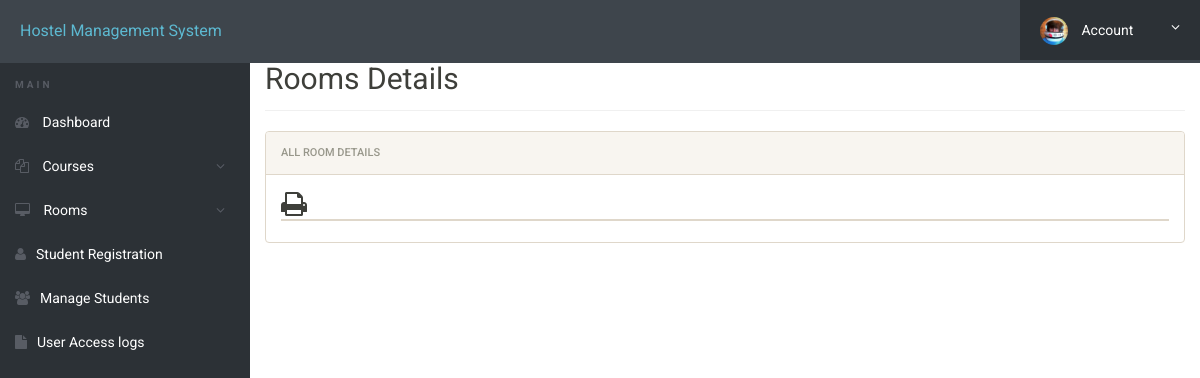
/hostel/admin/student-details.php?schoolid=10806121 (signed in), run on an earlier commit of the app's database.
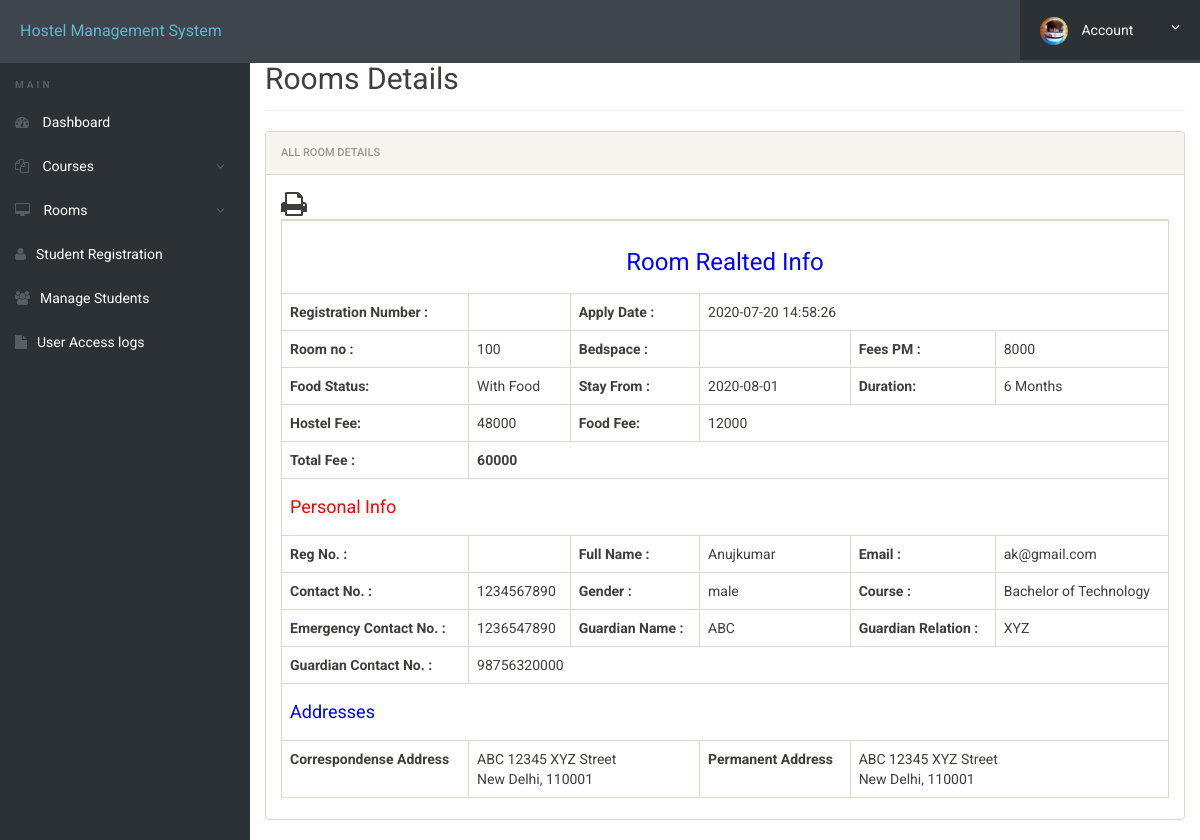
And on a later commit of the database.
### tables this page shows
CREATE TABLE `registration` (
  `id` int(11) NOT NULL,
  `roomno` int(11) DEFAULT NULL,
  `seater` int(11) DEFAULT NULL,
  `feespm` int(11) DEFAULT NULL,
  `foodstatus` int(11) DEFAULT NULL,
  `stayfrom` date DEFAULT NULL,
  `duration` int(11) DEFAULT NULL,
  `course` varchar(500) DEFAULT NULL,
  `schoolId` int(11) DEFAULT NULL,
  `firstName` varchar(500) DEFAULT NULL,
  `middleName` varchar(500) DEFAULT NULL,
  `lastName` varchar(500) DEFAULT NULL,
  `gender` varchar(250) DEFAULT NULL,
  `contactno` bigint(11) DEFAULT NULL,
  `emailid` varchar(500) DEFAULT NULL,
  `egycontactno` bigint(11) DEFAULT NULL,
  `guardianName` varchar(500) DEFAULT NULL,
  `guardianRelation` varchar(500) DEFAULT NULL,
  `guardianContactno` bigint(11) DEFAULT NULL,
  `corresAddress` varchar(500) DEFAULT NULL,
  `corresCIty` varchar(500) DEFAULT NULL,
  `corresProvince` varchar(500) DEFAULT NULL,
  `corresPincode` int(11) DEFAULT NULL,
  `pmntAddress` varchar(500) DEFAULT NULL,
  `pmntCity` varchar(500) DEFAULT NULL,
  `pmnatetProvince` varchar(500) DEFAULT NULL,
  `pmntPincode` int(11) DEFAULT NULL,
  `postingDate` timestamp NULL DEFAULT current_timestamp(),
  `updationDate` varchar(500) DEFAULT NULL
);

### hostel/admin/student-details.php (the view, shortened to what this page needs)
<?php
include('includes/config.php');
?>
<!doctype html>
<html lang="en" class="no-js">
<head>
	<link rel="stylesheet" href="css/font-awesome.min.css">
	<link rel="stylesheet" href="css/bootstrap.min.css">
	<link rel="stylesheet" href="css/dataTables.bootstrap.min.css">
	<link rel="stylesheet" href="css/bootstrap-social.css">
	<link rel="stylesheet" href="css/bootstrap-select.css">
	<link rel="stylesheet" href="css/fileinput.min.css">
	<link rel="stylesheet" href="css/awesome-bootstrap-checkbox.css">
	<link rel="stylesheet" href="css/style.css">
	<link rel="stylesheet" href="css/font-awesome.min.css">
</head>
<body>
	<?php include('includes/header.php');?>
	<div class="ts-main-content">
			<?php include('includes/sidebar.php');?>
		<div class="content-wrapper">
			<div class="container-fluid">
				<div class="row" id="print">
					<div class="col-md-12">
						<h2 class="page-title" style="margin-top:4%">Rooms Details</h2>
						<div class="panel panel-default">
							<div class="panel-heading">All Room Details</div>
							<div class="panel-body">
			<table id="zctb" class="table table-bordered " cellspacing="0" width="100%" border="1">
						 <span style="float:left" ><i class="fa fa-print fa-2x" aria-hidden="true" OnClick="CallPrint(this.value)" style="cursor:pointer" title="Print the Report"></i></span>
									<tbody>
<?php
$aid=intval($_GET['schoolid']);
	$ret="select * from registration where (schoolid	=?)";
$stmt= $mysqli->prepare($ret) ;
$stmt->bind_param('s',$aid);
$stmt->execute() ;
$res=$stmt->get_result();
while($row=$res->fetch_object())
	  {
	  	?>
<tr>
<td colspan="6" style="text-align:center; color:blue"><h3>Room Realted Info</h3></td>
</tr>
<tr>
	<th>Registration Number :</th>
<td><?php echo $row->schoolid;?></td>
<th>Apply Date :</th>
<td colspan="3"><?php echo $row->postingDate;?></td>
</tr>
<tr>
<td><b>Room no :</b></td>
<td><?php echo $row->roomno;?></td>
<td><b>Bedspace :</b></td>
<td><?php echo $row->bedspace;?></td>
<td><b>Fees PM :</b></td>
<td><?php echo $fpm=$row->feespm;?></td>
</tr>
<tr>
<td><b>Food Status:</b></td>
<td>
<?php if($row->foodstatus==0)
{
echo "Without Food";
}
else
{
echo "With Food";
}
;?></td>
<td><b>Stay From :</b></td>
<td><?php echo $row->stayfrom;?></td>
<td><b>Duration:</b></td>
<td><?php echo $dr=$row->duration;?> Months</td>
</tr>
<tr><th>Hostel Fee:</th>
<td><?php echo $hf=$dr*$fpm?></td>
<th>Food Fee:</th>
<td colspan="3"><?php
if($row->foodstatus==1)
{
echo $ff=(2000*$dr);
} else {
echo $ff=0;
echo "<span style='padding-left:2%; color:red;'>(You booked hostel without food).<span>";
}?></td>
</tr>
<tr>
<th>Total Fee :</th>
<th colspan="5"><?php echo $hf+$ff;?></th>
</tr>
<tr>
<td colspan="6" style="color:red"><h4>Personal Info</h4></td>
</tr>
<tr>
<td><b>Reg No. :</b></td>
<td><?php echo $row->schoolid;?></td>
<td><b>Full Name :</b></td>
<td><?php echo $row->firstName;?><?php echo $row->middleName;?><?php echo $row->lastName;?></td>
<td><b>Email :</b></td>
<td><?php echo $row->emailid;?></td>
</tr>
<tr>
<td><b>Contact No. :</b></td>
<td><?php echo $row->contactno;?></td>
<td><b>Gender :</b></td>
<td><?php echo $row->gender;?></td>
<td><b>Course :</b></td>
<td><?php echo $row->course;?></td>
</tr>
<tr>
<td><b>Emergency Contact No. :</b></td>
<td><?php echo $row->egycontactno;?></td>
<td><b>Guardian Name :</b></td>
<td><?php echo $row->guardianName;?></td>
<td><b>Guardian Relation :</b></td>
<td><?php echo $row->guardianRelation;?></td>
</tr>
<tr>
<td><b>Guardian Contact No. :</b></td>
<td colspan="6"><?php echo $row->guardianContactno;?></td>
</tr>
<tr>
<td colspan="6" style="color:blue"><h4>Addresses</h4></td>
</tr>
<tr>
<td><b>Correspondense Address</b></td>
<td colspan="2">
<?php echo $row->corresAddress;?><br />
<?php echo $row->corresCIty;?>, <?php echo $row->corresPincode;?><br />
</td>
<td><b>Permanent Address</b></td>
<td colspan="2">
<?php echo $row->pmntAddress;?><br />
<?php echo $row->pmntCity;?>, <?php echo $row->pmntPincode;?><br />
</td>
</tr>
<?php
} ?>
</tbody>
</table>
</div>
</div>
</div>
</div>
</div>
</div>
</div>
</body>
</html>

### hostel/admin/includes/header.php (shortened to what this page needs)
<div class="brand clearfix">
		<a href="#" class="logo" style="font-size:16px;">Hostel Management System</a>
		<ul class="ts-profile-nav">
			<li class="ts-account">
				<a href="#"><img src="img/ts-avatar.jpg" class="ts-avatar hidden-side" alt=""> Account <i class="fa fa-angle-down hidden-side"></i></a>
			</li>
		</ul>
	</div>

### hostel/admin/includes/sidebar.php (shortened to what this page needs)
<nav class="ts-sidebar">
			<ul class="ts-sidebar-menu">
				<li class="ts-label">Main</li>
				<li><a href="dashboard.php"><i class="fa fa-dashboard"></i> Dashboard</a></li>
					<li><a href="#"><i class="fa fa-files-o"></i> Courses</a>
				</li>
					<li><a href="#"><i class="fa fa-desktop"></i> Rooms</a>
				</li>
				<li><a href="registration.php"><i class="fa fa-user"></i>Student Registration</a></li>
				<li><a href="manage-students.php"><i class="fa fa-users"></i>Manage Students</a></li>
				<li><a href="access-log.php"><i class="fa fa-file"></i>User Access logs</a></li>
		</nav>

### hostel/admin/css/style.css (style rules this page uses)
html { font-size: 14px; }
@media only screen and (min-width: 480px) { html { font-size: 17px; } }
@media only screen and (min-width: 768px) { html { font-size: 14px; } }
body { font-size: 1em; }
a { color: #37a6c4; }
.panel { overflow: hidden; }
ul, li { margin: 0; padding: 0; list-style: none; }
.page-title { padding-bottom: 15px; margin-bottom: 20px; border-bottom: 1px solid #f0f0f0; }
.brand { background: #3e454c; position: relative; z-index: 3; position: fixed; width: 100%; top: 0; }
.brand .logo { box-sizing: border-box; padding: 20px; float: left; display: block; width: 200px; }
@media only screen and (min-width: 992px) { .brand .logo { width: 250px; } }
.brand .ts-profile-nav { float: right; display: none; }
.brand .ts-profile-nav li { float: left; position: relative; }
.brand .ts-profile-nav li a { display: block; padding: 20px; color: #fff; }
.brand .ts-profile-nav .ts-account .fa-angle-down { float: right; }
.brand .ts-profile-nav .ts-account > a { width: 180px; background: #2c3136; }
.brand .ts-profile-nav .ts-account .ts-avatar { border-radius: 50%; height: 28px; margin: -10px 0; margin-right: 10px; }
@media only screen and (min-width: 992px) { .brand .ts-profile-nav { display: block; } }
.ts-sidebar { background: #2c3136; max-height: 0; transition: max-height 0.3s; overflow: hidden; position: fixed; z-index: 2; width: 100%; bottom: 0; top: 60px; overflow-y: auto; }
@media only screen and (min-width: 992px) { .ts-sidebar { max-height: 100%; bottom: 0; } }
.ts-sidebar-menu .ts-label { color: #585c64; font-weight: bold; padding: 8px 15px; text-transform: uppercase; font-size: 10px; letter-spacing: 3px; margin-top: 10px; }
.ts-sidebar-menu a { display: block; text-decoration: none; padding: 12px 15px; color: #fff; }
.ts-sidebar-menu li { position: relative; }
.ts-sidebar-menu li i { color: #585c64; margin-right: 10px; }
.ts-main-content .content-wrapper { padding-top: 15px; margin-top: 10px; }
@media only screen and (min-width: 992px) { .ts-main-content .ts-sidebar { width: 250px; float: left; } }
@media only screen and (min-width: 992px) { .ts-main-content .content-wrapper { margin-left: 250px; } }

What changed in the data, as far as the page shows it:
now on this page (row edited): registration: postingDate "2020-07-20 14:58:26", roomno "100", feespm "8000", foodstatus "With Food", stayfrom "2020-08-01", duration "6", $hf=$dr*$fpm "48000", $ff=(2000*$dr) "12000", $hf+$ff "60000", firstName "Anuj", lastName "kumar", emailid "ak@gmail.com", contactno "1234567890", gender "male", course "Bachelor of Technology", egycontactno "1236547890", guardianName "ABC", guardianRelation "XYZ", guardianContactno "98756320000", corresAddress "ABC 12345 XYZ Street", corresCIty "New Delhi", corresPincode "110001", pmntAddress "ABC 12345 XYZ Street", pmntCity "New Delhi", pmntPincode "110001"
